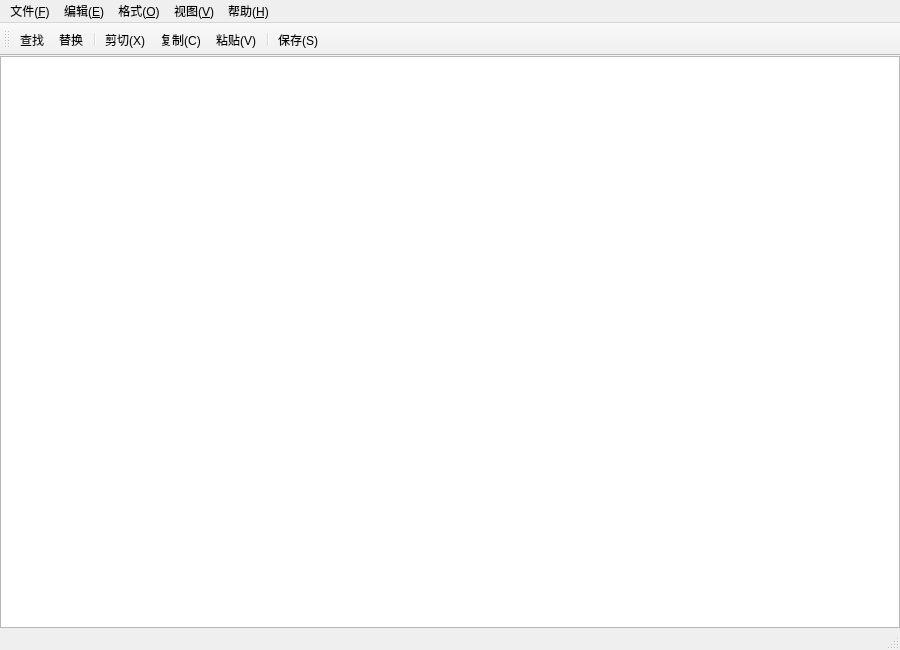
<?xml version="1.0" encoding="UTF-8"?>
<ui version="4.0">
 <class>MainWindow</class>
 <widget class="QMainWindow" name="MainWindow">
  <property name="geometry"><rect><x>0</x><y>0</y><width>900</width><height>650</height></rect></property>
  <property name="windowTitle"><string>简单文本编辑器</string></property>
  <widget class="QWidget" name="centralwidget">
   <layout class="QVBoxLayout" name="verticalLayout">
    <property name="leftMargin"><number>0</number></property><property name="topMargin"><number>0</number></property><property name="rightMargin"><number>0</number></property><property name="bottomMargin"><number>0</number></property>
    <item><widget class="CodeEditor" name="editor" native="true"/></item>
   </layout>
  </widget>
  <widget class="QMenuBar" name="menubar">
   <widget class="QMenu" name="menuFile"><property name="title"><string>文件(&amp;F)</string></property><addaction name="actionNew"/><addaction name="actionOpen"/><addaction name="separator"/><addaction name="actionSave"/><addaction name="actionSaveAs"/><addaction name="separator"/><addaction name="actionExit"/></widget>
   <widget class="QMenu" name="menuEdit"><property name="title"><string>编辑(&amp;E)</string></property><addaction name="actionUndo"/><addaction name="actionRedo"/><addaction name="separator"/><addaction name="actionCut"/><addaction name="actionCopy"/><addaction name="actionPaste"/><addaction name="actionSelectAll"/><addaction name="separator"/><addaction name="actionFind"/><addaction name="actionReplace"/><addaction name="actionGoToLine"/></widget>
   <widget class="QMenu" name="menuFormat"><property name="title"><string>格式(&amp;O)</string></property><addaction name="actionFont"/><addaction name="actionTextColor"/><addaction name="actionBackgroundColor"/><addaction name="separator"/><addaction name="actionWordWrap"/><addaction name="actionLineNumbers"/></widget>
   <widget class="QMenu" name="menuView"><property name="title"><string>视图(&amp;V)</string></property><addaction name="actionShowToolBar"/><addaction name="actionShowStatusBar"/></widget>
   <widget class="QMenu" name="menuHelp"><property name="title"><string>帮助(&amp;H)</string></property><addaction name="actionAbout"/></widget>
   <addaction name="menuFile"/><addaction name="menuEdit"/><addaction name="menuFormat"/><addaction name="menuView"/><addaction name="menuHelp"/>
  </widget>
  <widget class="QStatusBar" name="statusbar"/>
  <widget class="QToolBar" name="toolBar"><property name="windowTitle"><string>常用工具</string></property><attribute name="toolBarArea"><enum>TopToolBarArea</enum></attribute><attribute name="toolBarBreak"><bool>false</bool></attribute><addaction name="actionFind"/><addaction name="actionReplace"/><addaction name="separator"/><addaction name="actionCut"/><addaction name="actionCopy"/><addaction name="actionPaste"/><addaction name="separator"/><addaction name="actionSave"/></widget>
  <action name="actionNew"><property name="text"><string>新建(&amp;N)</string></property><property name="shortcut"><string>Ctrl+N</string></property></action>
  <action name="actionOpen"><property name="text"><string>打开(&amp;O)...</string></property><property name="shortcut"><string>Ctrl+O</string></property></action>
  <action name="actionSave"><property name="text"><string>保存(&amp;S)</string></property><property name="shortcut"><string>Ctrl+S</string></property></action>
  <action name="actionSaveAs"><property name="text"><string>另存为...</string></property><property name="shortcut"><string>Ctrl+Shift+S</string></property></action>
  <action name="actionExit"><property name="text"><string>退出</string></property><property name="shortcut"><string>Ctrl+Q</string></property></action>
  <action name="actionUndo"><property name="text"><string>撤销(&amp;Z)</string></property><property name="shortcut"><string>Ctrl+Z</string></property></action>
  <action name="actionRedo"><property name="text"><string>重做(&amp;Y)</string></property><property name="shortcut"><string>Ctrl+Y</string></property></action>
  <action name="actionCut"><property name="text"><string>剪切(&amp;X)</string></property><property name="shortcut"><string>Ctrl+X</string></property></action>
  <action name="actionCopy"><property name="text"><string>复制(&amp;C)</string></property><property name="shortcut"><string>Ctrl+C</string></property></action>
  <action name="actionPaste"><property name="text"><string>粘贴(&amp;V)</string></property><property name="shortcut"><string>Ctrl+V</string></property></action>
  <action name="actionSelectAll"><property name="text"><string>全选(&amp;A)</string></property><property name="shortcut"><string>Ctrl+A</string></property></action>
  <action name="actionFind"><property name="text"><string>查找</string></property><property name="shortcut"><string>Ctrl+F</string></property></action>
  <action name="actionReplace"><property name="text"><string>替换</string></property><property name="shortcut"><string>Ctrl+H</string></property></action>
  <action name="actionGoToLine"><property name="text"><string>转到行...</string></property><property name="shortcut"><string>Ctrl+G</string></property></action>
  <action name="actionFont"><property name="text"><string>字体...</string></property></action>
  <action name="actionTextColor"><property name="text"><string>文字颜色...</string></property></action>
  <action name="actionBackgroundColor"><property name="text"><string>背景颜色...</string></property></action>
  <action name="actionWordWrap"><property name="checkable"><bool>true</bool></property><property name="checked"><bool>true</bool></property><property name="text"><string>自动换行</string></property></action>
  <action name="actionLineNumbers"><property name="checkable"><bool>true</bool></property><property name="checked"><bool>true</bool></property><property name="text"><string>显示行号</string></property></action>
  <action name="actionShowToolBar"><property name="checkable"><bool>true</bool></property><property name="checked"><bool>true</bool></property><property name="text"><string>显示工具栏</string></property></action>
  <action name="actionShowStatusBar"><property name="checkable"><bool>true</bool></property><property name="checked"><bool>true</bool></property><property name="text"><string>显示状态栏</string></property></action>
  <action name="actionAbout"><property name="text"><string>关于</string></property></action>
 </widget>
 <customwidgets><customwidget><class>CodeEditor</class><extends>QPlainTextEdit</extends><header>codeeditor.h</header><container>1</container></customwidget></customwidgets>
 <resources/><connections/>
</ui>
